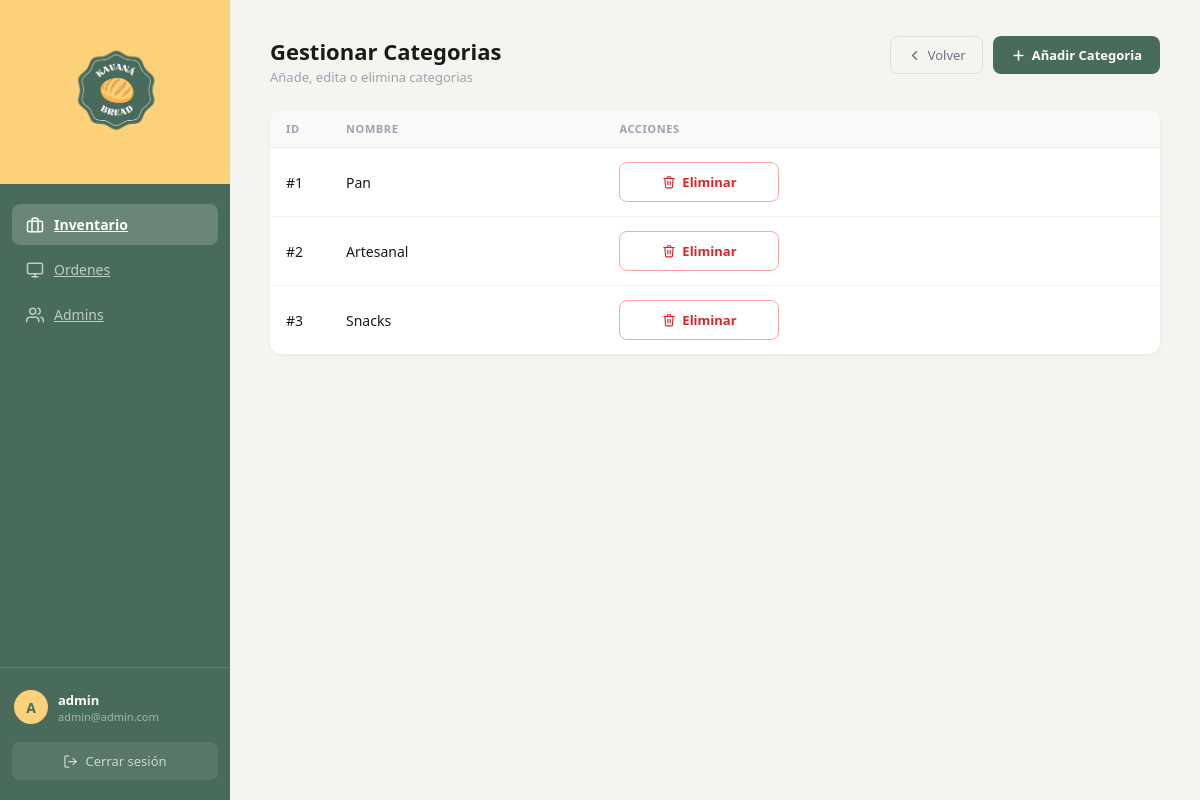
The page /admin/manage-categories.php (signed in) on the database as committed earlier.
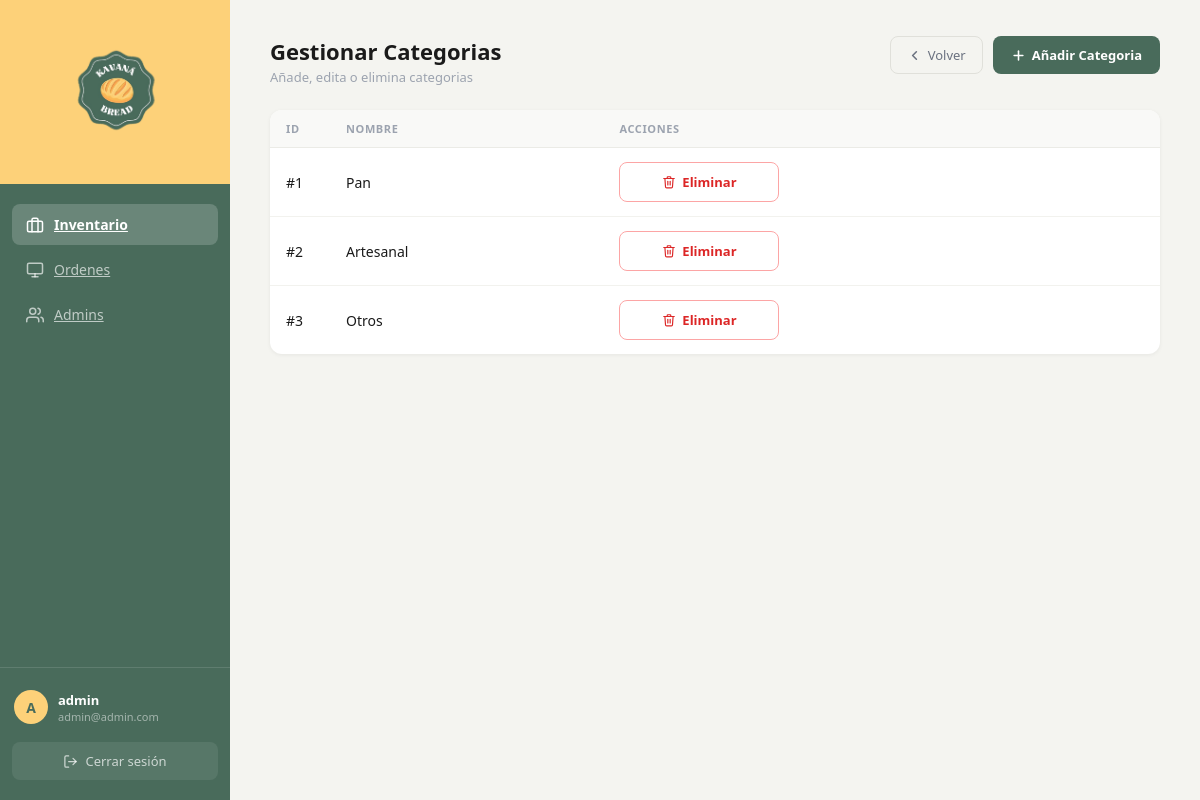
The same page on the database as committed later.
### tables this page shows
CREATE TABLE `category` (
  `category_ID` int(11) NOT NULL,
  `name` varchar(100) NOT NULL
);

### admin/manage-categories.php (the view, shortened to what this page needs)
<?php
include(__DIR__ . '/../config/db.php');
?>
<!DOCTYPE html>
<html lang="es">
<head>
    <link rel="stylesheet" href="/kavanabread/assets/styles.css">
</head>
<body class="admin-layout">
    <aside class="admin-sidebar">
        <div class="sidebar-logo">
            <img src="../assets/logo.png" alt="Kavana Bread">
        </div>
        <nav class="sidebar-nav">
            <a href="panel.php" class="nav-item active">
                Inventario
            </a>
            <a href="panel.php" class="nav-item">
                <svg xmlns="http://www.w3.org/2000/svg" width="18" height="18" viewBox="0 0 24 24" fill="none" stroke="currentColor" stroke-width="2" stroke-linecap="round" stroke-linejoin="round"><rect x="2" y="3" width="20" height="14" rx="2"/><line x1="8" y1="21" x2="16" y2="21"/><line x1="12" y1="17" x2="12" y2="21"/></svg>
                Ordenes
            </a>
            <a href="panel.php" class="nav-item">
                Admins
            </a>
        </nav>
        <div class="sidebar-footer">
            <div class="user-chip">
                <div class="user-avatar"><?php echo strtoupper(substr($_SESSION['username'], 0, 1)); ?></div>
                <div class="user-details">
                    <span><?php echo htmlspecialchars($_SESSION['username']); ?></span>
                    <small><?php echo htmlspecialchars($_SESSION['email']); ?></small>
                </div>
            </div>
            <a href="login.php" class="btn-logout">
                <svg xmlns="http://www.w3.org/2000/svg" width="15" height="15" viewBox="0 0 24 24" fill="none" stroke="currentColor" stroke-width="2" stroke-linecap="round" stroke-linejoin="round"><path d="M9 21H5a2 2 0 0 1-2-2V5a2 2 0 0 1 2-2h4"/><polyline points="16 17 21 12 16 7"/><line x1="21" y1="12" x2="9" y2="12"/></svg>
                Cerrar sesión
            </a>
        </div>
    </aside>
    <main class="admin-main">
        <div class="tab-header">
            <div>
                <h1>Gestionar Categorias</h1>
                <p class="tab-subtitle">Añade, edita o elimina categorias</p>
            </div>
            <div style="display:flex; gap:10px;">
                <a href="panel.php" class="btn-back">
                    <svg xmlns="http://www.w3.org/2000/svg" width="15" height="15" viewBox="0 0 24 24" fill="none" stroke="currentColor" stroke-width="2.5" stroke-linecap="round" stroke-linejoin="round"><polyline points="15 18 9 12 15 6"/></svg>
                    Volver
                </a>
                <a href="add-category.php" class="btn-primary">
                    <svg xmlns="http://www.w3.org/2000/svg" width="15" height="15" viewBox="0 0 24 24" fill="none" stroke="currentColor" stroke-width="2.5" stroke-linecap="round" stroke-linejoin="round"><line x1="12" y1="5" x2="12" y2="19"/><line x1="5" y1="12" x2="19" y2="12"/></svg>
                    Añadir Categoria
                </a>
            </div>
        </div>
        <div class="content-card">
            <table class="admin-table">
                <thead>
                    <tr>
                        <th>ID</th>
                        <th>Nombre</th>
                        <th>Acciones</th>
                    </tr>
                </thead>
                <tbody>
                    <?php
                    $catResult = mysqli_query($conn, "SELECT category_ID, name FROM category");
                    while ($cat = mysqli_fetch_array($catResult)) { ?>
                    <tr>
                        <td class="td-id">#<?php echo $cat['category_ID']; ?></td>
                        <td class="td-name"><?php echo htmlspecialchars($cat['name']); ?></td>
                        <td class="td-actions">
                            <button type="button" class="btn-danger btn-danger-sm" style="min-width:160px; justify-content:center;" onclick="return confirm('¿Eliminar esta categoria?');">
                                Eliminar
                            </button>
                        </td>
                    </tr>
                    <?php } ?>
                </tbody>
            </table>
        </div>
    </main>
</body>
</html>

Rows that differ between the two databases and show on the page:
changed category id 3: name "Snacks" → "Otros"
